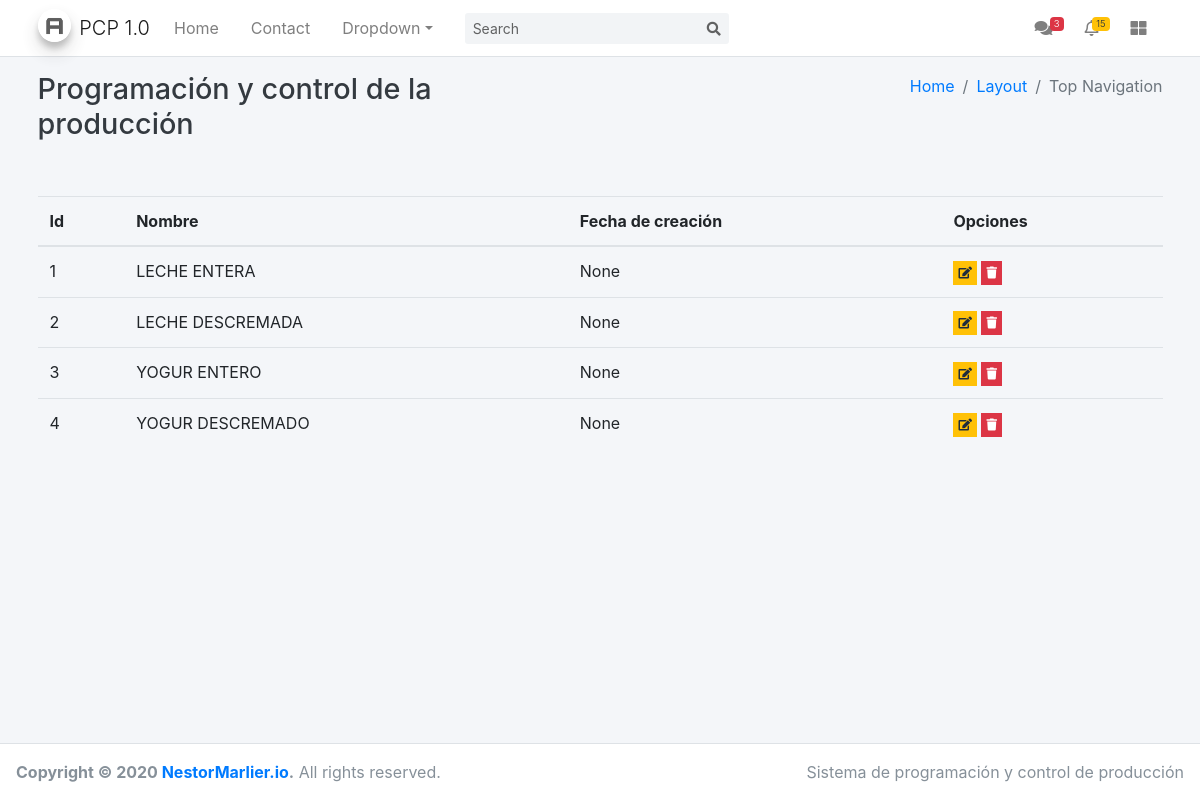
The page /clases/fichastecnicas/ on the database as committed earlier.
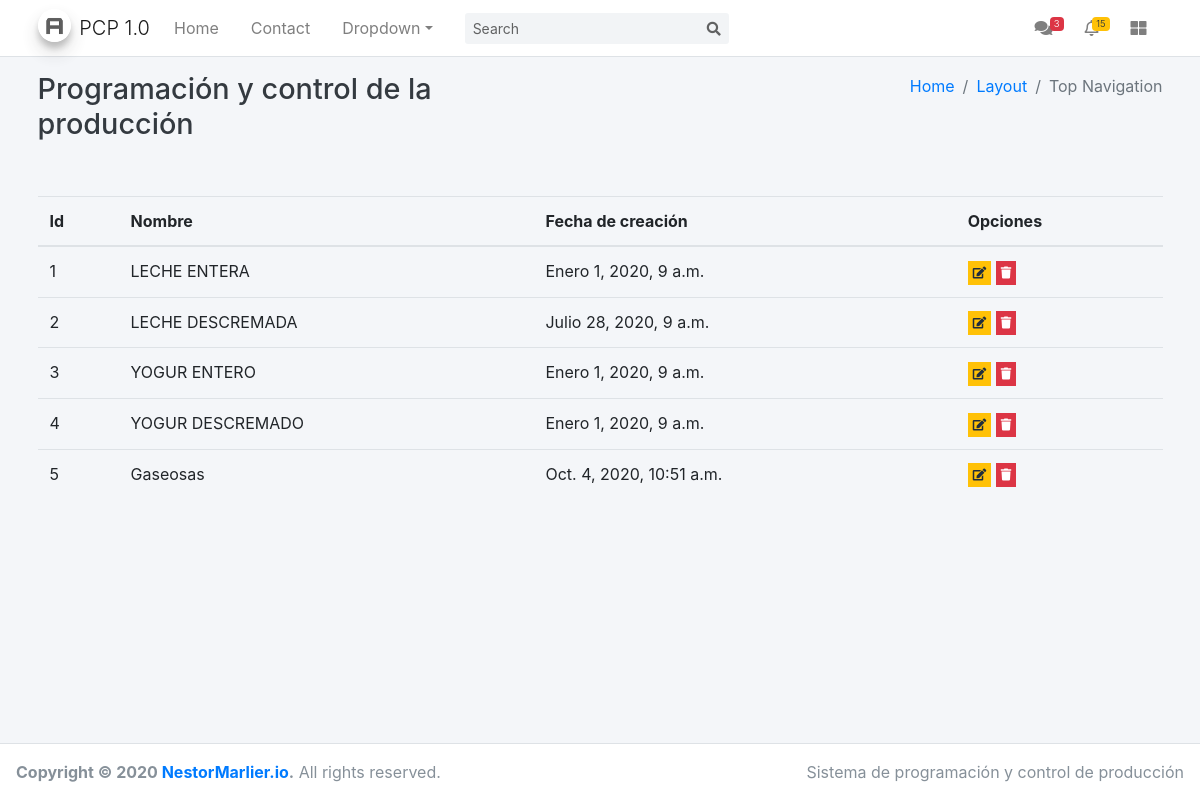
The same page on the database as committed later.
### modelBaseApp/models.py (models this page shows, shortened)
class FichaTecnica(models.Model):
    nombre = models.CharField(max_length=50)
    active = models.BooleanField(
        verbose_name='Ficha Técnica Activo', default=True)
    created = models.DateTimeField(
        verbose_name='Fecha de alta', auto_now=True, db_column='creado')
    modified = models.DateTimeField(
        verbose_name='Fecha modificado', auto_now=True, db_column='modificado')
    user = models.ForeignKey(User, on_delete=models.CASCADE)
    delete = models.DateField(verbose_name='Fecha baja', null=True, blank=True)
    class Meta:
        verbose_name = 'Ficha Técnica'
        verbose_name_plural = 'Fichas Técnicas'
        db_table = 'ficha_tecnica'
        ordering = ['id']

### modelBaseAppClass/views.py (the view)
# urls.py: path('fichastecnicas/', FichaTecnicaListView.as_view(), name='FichasTecnicas'),
class FichaTecnicaListView(ListView):
    model = FichaTecnica
    template_name = "class/fichastecnicas/list.html"
    def get_queryset(self):
        return super().get_queryset()
        return context

### modelBaseAppClass/templates/class/fichastecnicas/list.html (shortened to what this page needs)
{% extends 'list.html' %}
{% block columnas %}
    <th scope="col">Id</th>
    <th scope="col">Nombre</th>
    <th scope="col">Fecha de creación</th>
    <th scope="col">Opciones</th>
{% endblock %}
   {% block filas %}
   {% for f in object_list %}
    <tr>
      <td scope="row">
        {{f.id}}
      </td>
      <td scope="row">
        {{f.nombre}}
      </td>
      <td scope="row">
        {{f.created}}
      </td>
      <td scope="row">
        <button type="button" class="btn btn-warning btn-xs btn-flat">
          <i class="fas fa-edit"></i>
        </button>
        <button type="button" class="btn btn-danger btn-xs btn-flat">
          <i class="fa fa-trash" aria-hidden="true"></i>
        </button>
      </td>
    </tr>
    {% endfor %}
    {% endblock %}

Rows that differ between the two databases and show on the page:
changed FichaTecnica "LECHE ENTERA": created "None" → "Enero 1, 2020, 9 a.m."
changed FichaTecnica "LECHE DESCREMADA": created "None" → "Julio 28, 2020, 9 a.m."
changed FichaTecnica "YOGUR ENTERO": created "None" → "Enero 1, 2020, 9 a.m."
changed FichaTecnica "YOGUR DESCREMADO": created "None" → "Enero 1, 2020, 9 a.m."
added FichaTecnica: id "5", nombre "Gaseosas", created "Oct. 4, 2020, 10:51 a.m."
